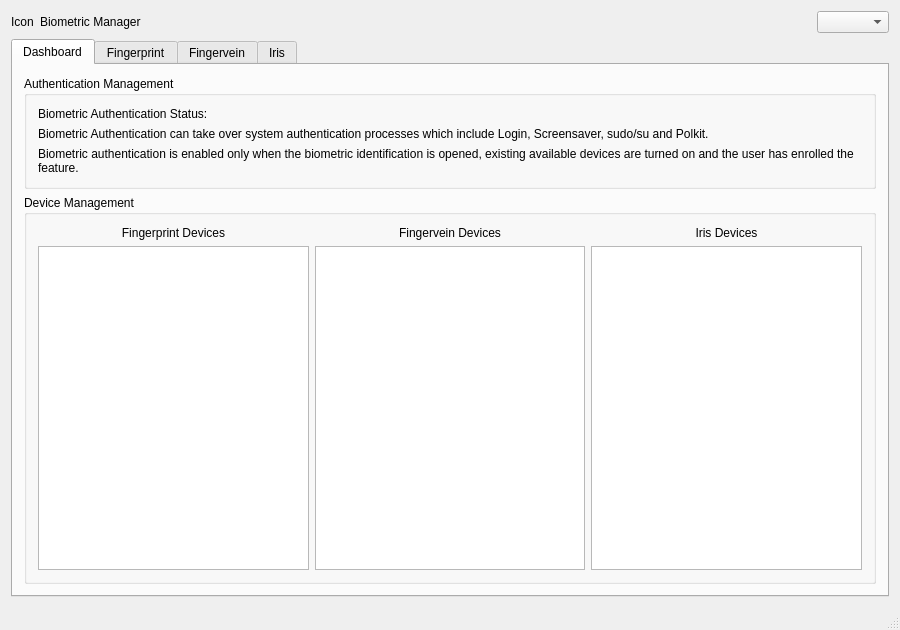
<?xml version="1.0" encoding="UTF-8"?>
<ui version="4.0">
 <class>MainWindow</class>
 <widget class="QMainWindow" name="MainWindow">
  <property name="geometry">
   <rect>
    <x>0</x>
    <y>0</y>
    <width>900</width>
    <height>630</height>
   </rect>
  </property>
  <property name="sizePolicy">
   <sizepolicy hsizetype="Preferred" vsizetype="Preferred">
    <horstretch>0</horstretch>
    <verstretch>0</verstretch>
   </sizepolicy>
  </property>
  <property name="minimumSize">
   <size>
    <width>900</width>
    <height>630</height>
   </size>
  </property>
  <property name="maximumSize">
   <size>
    <width>900</width>
    <height>630</height>
   </size>
  </property>
  <property name="windowTitle">
   <string>Biometric Manager</string>
  </property>
  <widget class="QWidget" name="centralWidget">
   <layout class="QVBoxLayout" name="verticalLayout_4">
    <item>
     <layout class="QHBoxLayout" name="horizontalLayoutHeader">
      <item>
       <widget class="QLabel" name="lblIcon">
        <property name="text">
         <string>Icon</string>
        </property>
       </widget>
      </item>
      <item>
       <widget class="QLabel" name="lblWindow">
        <property name="text">
         <string>Biometric Manager</string>
        </property>
       </widget>
      </item>
      <item>
       <spacer name="horizontalSpacer">
        <property name="orientation">
         <enum>Qt::Horizontal</enum>
        </property>
        <property name="sizeHint" stdset="0">
         <size>
          <width>40</width>
          <height>20</height>
         </size>
        </property>
       </spacer>
      </item>
      <item>
       <widget class="QComboBox" name="comboBoxUsername"/>
      </item>
     </layout>
    </item>
    <item>
     <widget class="QTabWidget" name="tabWidgetMain">
      <property name="currentIndex">
       <number>0</number>
      </property>
      <widget class="QWidget" name="pageDashboard">
       <attribute name="title">
        <string>Dashboard</string>
       </attribute>
       <layout class="QVBoxLayout" name="verticalLayout">
        <item>
         <widget class="QGroupBox" name="groupBoxBioAuth">
          <property name="title">
           <string>Authentication Management</string>
          </property>
          <layout class="QVBoxLayout" name="verticalLayout_2">
           <item>
            <layout class="QHBoxLayout" name="horizontalLayoutBioAuth">
             <item>
              <widget class="QLabel" name="lblBioAuthStatus">
               <property name="text">
                <string>Biometric Authentication Status:</string>
               </property>
              </widget>
             </item>
            </layout>
           </item>
           <item>
            <widget class="QLabel" name="lblAuthNote">
             <property name="text">
              <string>Biometric Authentication can take over system authentication processes which include Login, Screensaver, sudo/su and Polkit.</string>
             </property>
             <property name="wordWrap">
              <bool>true</bool>
             </property>
            </widget>
           </item>
           <item>
            <widget class="QLabel" name="lblAuthNote2">
             <property name="text">
              <string>Biometric authentication is enabled only when the biometric identification is opened, existing available devices are turned on and the user has enrolled the feature.</string>
             </property>
             <property name="wordWrap">
              <bool>true</bool>
             </property>
            </widget>
           </item>
          </layout>
         </widget>
        </item>
        <item>
         <widget class="QGroupBox" name="groupBoxDevice">
          <property name="title">
           <string>Device Management</string>
          </property>
          <layout class="QHBoxLayout" name="horizontalLayout_6">
           <item>
            <layout class="QVBoxLayout" name="verticalLayoutFingerprint">
             <item>
              <widget class="QLabel" name="labelTableFingerprint">
               <property name="text">
                <string>Fingerprint Devices</string>
               </property>
               <property name="alignment">
                <set>Qt::AlignCenter</set>
               </property>
              </widget>
             </item>
             <item>
              <widget class="QTableWidget" name="tableWidgetFingerprint"/>
             </item>
            </layout>
           </item>
           <item>
            <layout class="QVBoxLayout" name="verticalLayoutFingervein">
             <item>
              <widget class="QLabel" name="labelTableFingervein">
               <property name="text">
                <string>Fingervein Devices</string>
               </property>
               <property name="alignment">
                <set>Qt::AlignCenter</set>
               </property>
              </widget>
             </item>
             <item>
              <widget class="QTableWidget" name="tableWidgetFingervein"/>
             </item>
            </layout>
           </item>
           <item>
            <layout class="QVBoxLayout" name="verticalLayoutIris">
             <item>
              <widget class="QLabel" name="labelTableIris">
               <property name="text">
                <string>Iris Devices</string>
               </property>
               <property name="alignment">
                <set>Qt::AlignCenter</set>
               </property>
              </widget>
             </item>
             <item>
              <widget class="QTableWidget" name="tableWidgetIris"/>
             </item>
            </layout>
           </item>
          </layout>
         </widget>
        </item>
       </layout>
      </widget>
      <widget class="QWidget" name="pageFingerprint">
       <attribute name="title">
        <string>Fingerprint</string>
       </attribute>
       <layout class="QHBoxLayout" name="horizontalLayoutFingerprint">
        <property name="spacing">
         <number>0</number>
        </property>
        <item>
         <widget class="QListWidget" name="listWidgetFingerprint"/>
        </item>
        <item>
         <widget class="QLabel" name="lblNoDeviceFingerprint">
          <property name="text">
           <string>Driver Not Found</string>
          </property>
          <property name="alignment">
           <set>Qt::AlignCenter</set>
          </property>
         </widget>
        </item>
        <item>
         <widget class="QStackedWidget" name="stackedWidgetFingerprint"/>
        </item>
       </layout>
      </widget>
      <widget class="QWidget" name="pageFingervein">
       <attribute name="title">
        <string>Fingervein</string>
       </attribute>
       <layout class="QHBoxLayout" name="horizontalLayoutFingervein">
        <property name="spacing">
         <number>0</number>
        </property>
        <item>
         <widget class="QListWidget" name="listWidgetFingervein"/>
        </item>
        <item>
         <widget class="QLabel" name="lblNoDeviceFingervein">
          <property name="text">
           <string>Driver Not Found</string>
          </property>
          <property name="alignment">
           <set>Qt::AlignCenter</set>
          </property>
         </widget>
        </item>
        <item>
         <widget class="QStackedWidget" name="stackedWidgetFingervein"/>
        </item>
       </layout>
      </widget>
      <widget class="QWidget" name="pageIris">
       <attribute name="title">
        <string>Iris</string>
       </attribute>
       <layout class="QHBoxLayout" name="horizontalLayoutIris">
        <property name="spacing">
         <number>0</number>
        </property>
        <item>
         <widget class="QListWidget" name="listWidgetIris"/>
        </item>
        <item>
         <widget class="QLabel" name="lblNoDeviceIris">
          <property name="text">
           <string>Driver Not Found</string>
          </property>
          <property name="alignment">
           <set>Qt::AlignCenter</set>
          </property>
         </widget>
        </item>
        <item>
         <widget class="QStackedWidget" name="stackedWidgetIris"/>
        </item>
       </layout>
      </widget>
     </widget>
    </item>
   </layout>
  </widget>
  <widget class="QStatusBar" name="statusBar"/>
 </widget>
 <layoutdefault spacing="6" margin="11"/>
 <resources/>
 <connections/>
</ui>
